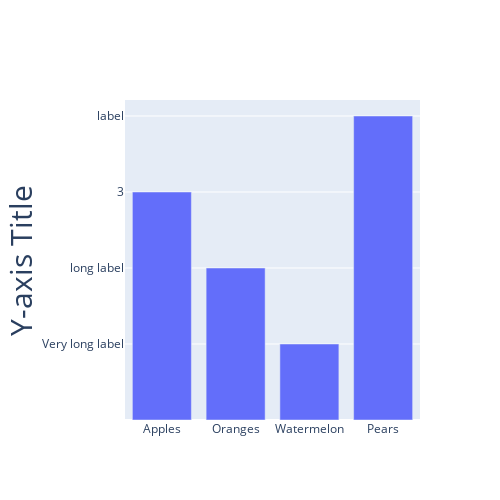

Notebook source saved alongside this figure:
### Code cell
fig.update_layout(
    autosize=False,
    width=500,
    height=500,
    yaxis=go.layout.YAxis(
        title_text="Y-axis Title",
        ticktext=["Very long label", "long label", "3", "label"],
        tickvals=[1, 2, 3, 4],
        tickmode="array",
        titlefont=dict(size=30),
    )
)


fig.show()

### Figure 1 — Plotly figure (JSON) as saved in the notebook; plotly's stock layout.template omitted (floating-point values rounded to 4 significant figures)
{"data": [{"type": "bar", "x": ["Apples", "Oranges", "Watermelon", "Pears"], "y": [3, 2, 1, 4]}], "layout": {"autosize": false, "height": 500, "width": 500, "yaxis": {"tickmode": "array", "ticktext": ["Very long label", "long label", "3", "label"], "tickvals": [1, 2, 3, 4], "title": {"font": {"size": 30}, "text": "Y-axis Title"}}}}
